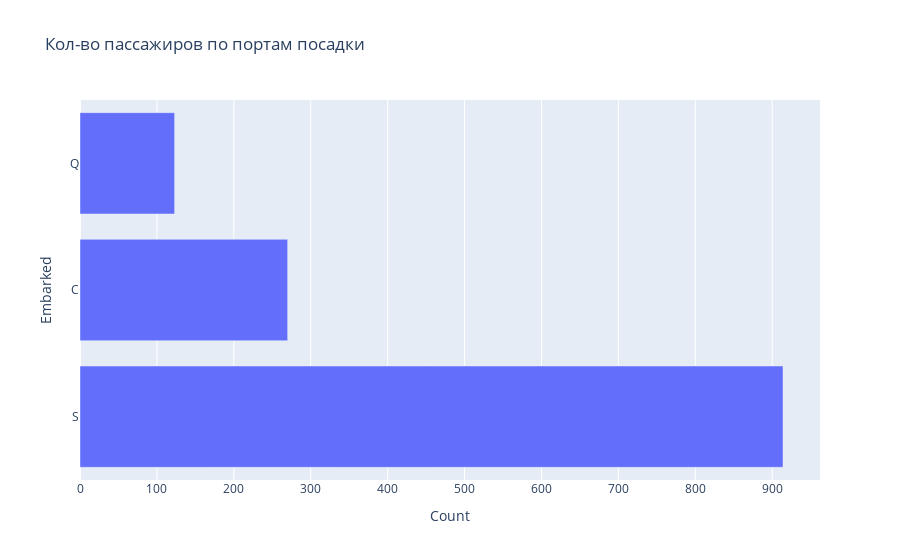

Notebook code cell kept with this figure:
### Markdown cell above
График 5: Горизонтальная столбчатая диаграмма (интерактивная)

### Code cell
embarked_counts = data['Embarked'].value_counts().reset_index()
embarked_counts.columns = ['Embarked', 'Count']
fig = px.bar(embarked_counts, y='Embarked', x='Count', orientation='h',
             title='Кол-во пассажиров по портам посадки')
fig.show()

### Figure 1 — Plotly figure (JSON) as saved in the notebook; plotly's stock layout.template omitted (floating-point values rounded to 4 significant figures)
{"data": [{"hovertemplate": "Count=%{x}<br>Embarked=%{y}<extra></extra>", "legendgroup": "", "marker": {"color": "#636efa", "pattern": {"shape": ""}}, "name": "", "orientation": "h", "showlegend": false, "textposition": "auto", "type": "bar", "x": [914, 270, 123], "xaxis": "x", "y": ["S", "C", "Q"], "yaxis": "y"}], "layout": {"barmode": "relative", "legend": {"tracegroupgap": 0}, "title": {"text": "Кол-во пассажиров по портам посадки"}, "xaxis": {"anchor": "y", "domain": [0, 1], "title": {"text": "Count"}}, "yaxis": {"anchor": "x", "domain": [0, 1], "title": {"text": "Embarked"}}}}
